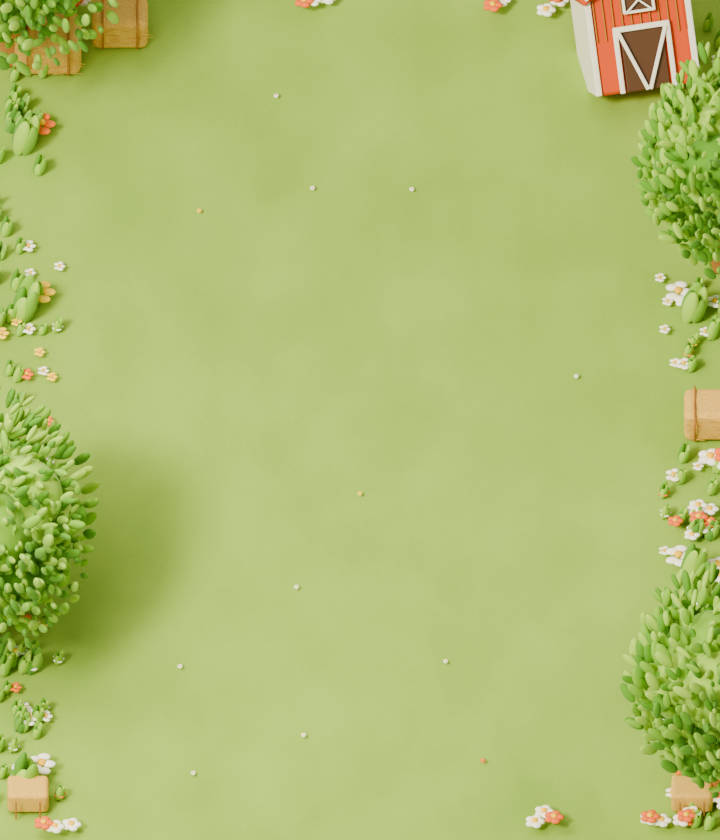
#> input picture art-source/r2/renders/backdrop_herd_r2a.png, 720 x 840 px, given in place of hay_tray.png, which was not available
$ python preview_farm_v2.py
#> lines starting #> are read from the running program, lines starting #| are printed output that depends on the picture; pictures that were not available may be replaced by others from this repository, and a replacement may not be noted
"""Contact sheets from actual fixed-camera v2 farm source frames at 128px."""
from pathlib import Path
from PIL import Image, ImageDraw
V=Path(__file__).resolve().parent/'v2'
names=['hay_tray','fence_segment','hurdle','clover_outer','clover_core','grass_tile','dirt_tile','barn','gate_marker','flower','shadow_contact','bush','tree','lantern']
for key,y0 in [('farm_side',32),('farm_iso',60)]:
    out=Image.new('RGB',(1120,328),'#f7eedb');draw=ImageDraw.Draw(out)
#> after `out = Image.new('RGB', (1120, 328), '#f7eedb')`:
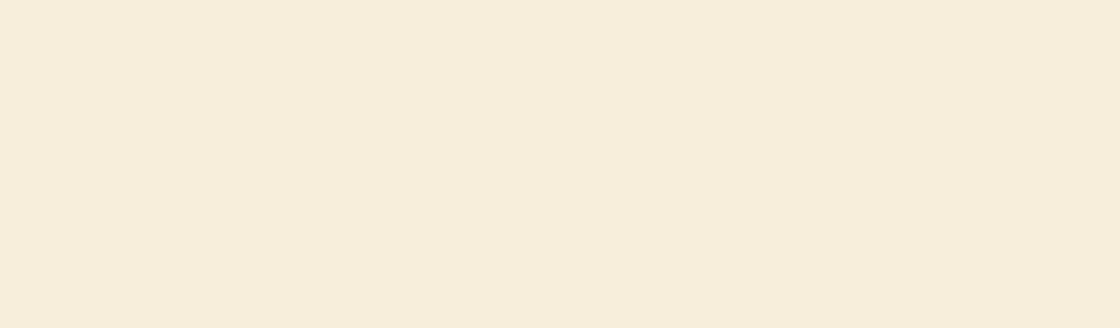
#> out: PIL image 1120x328 RGB; mean R, G, B 247, 238, 219
    for i,name in enumerate(names):
        im=Image.open(V/'renders'/key/(name+'.png')).crop((128,y0,384,y0+256)).resize((128,128),Image.Resampling.LANCZOS)
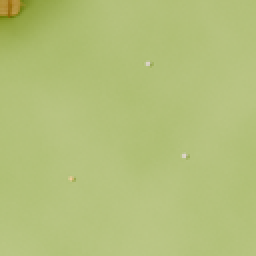
#> im: PIL image 128x128 RGBA (shown 2 times larger); mean R, G, B, A 178.6, 192, 121.2, 255
        x=i%7*160;y=i//7*164;out.paste(im,(x+16,y),im);draw.text((x+4,y+136),name,fill='#493b2d')
#> after `out.paste(im, (x + 16, y), im)`:
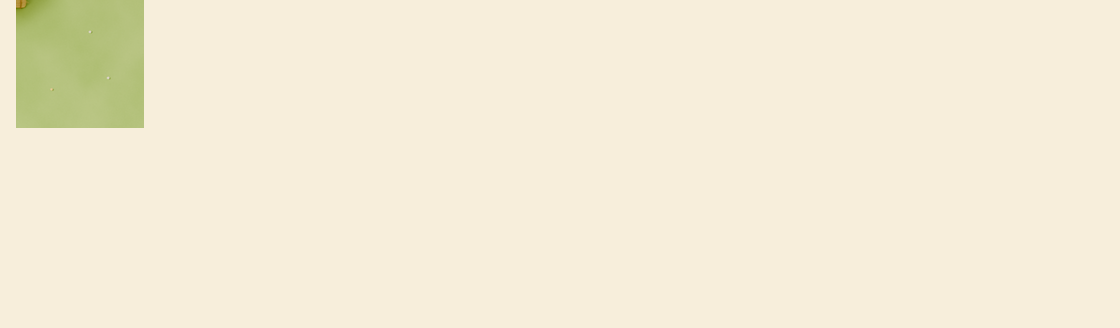
#> out: PIL image 1120x328 RGB; mean R, G, B 243.9, 235.9, 214.6
#> (the run stopped early here; a loop or call above may not have finished)
